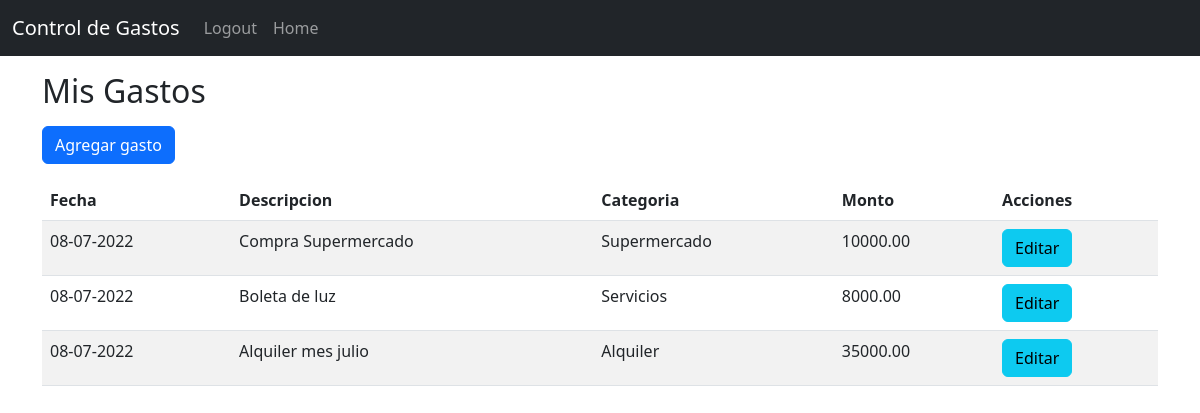
Page / (signed in) on the earlier database version.
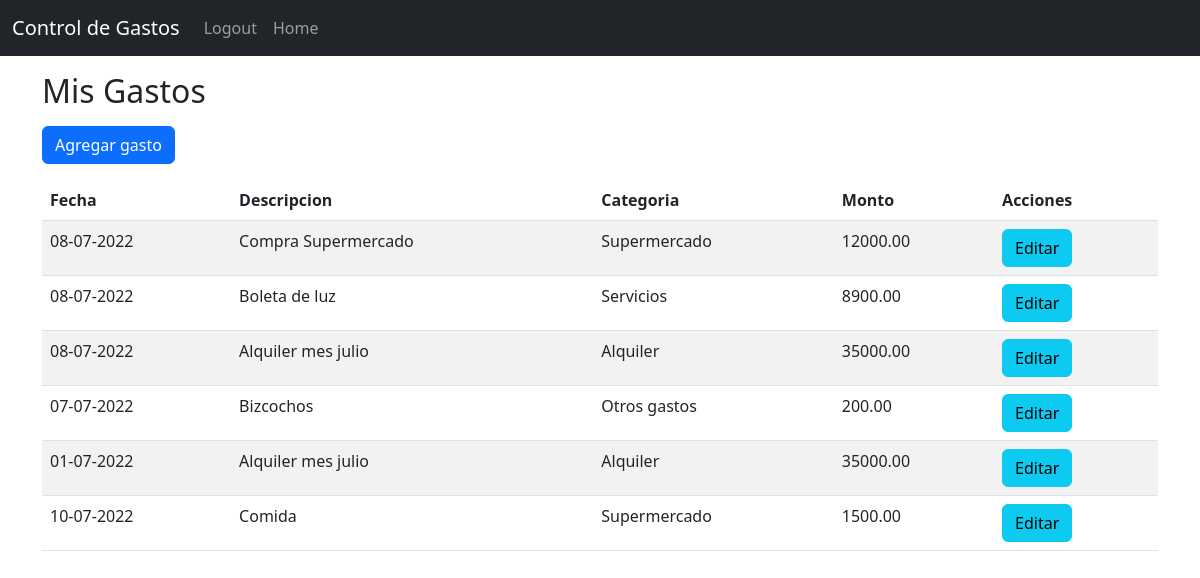
Same page on the later database version.
### website/models.py (models this page shows)
class Spent(db.Model):
    id = db.Column(db.Integer, primary_key=True)
    date = db.Column(db.DateTime(timezone=True), default=func.now())
    description = db.Column(db.String(10000))
    amount = db.Column(db.Numeric(precision=2, scale=None,
                       decimal_return_scale=None, asdecimal=True))
    user_id = db.Column(db.Integer, db.ForeignKey('user.id'), nullable=False)
    category_id = db.Column(db.Integer, db.ForeignKey(
        'category.id'), nullable=False)
    category = db.relationship('Category',
                               backref=db.backref('spents', lazy=True))

class Category(db.Model):
    id = db.Column(db.Integer, primary_key=True)
    description = db.Column(db.String(100))
    def __repr__(self):
        return self.description

### website/views.py (the view)
@views.route('/')
@login_required
def home():
    return render_template('home.html', user=current_user)

### website/__init__.py (called while the page is built)
def create_app():
    app = Flask(__name__)
    app.config['SECRET_KEY'] = getenv("SECRET_KEY")
    app.config['SQLALCHEMY_DATABASE_URI'] = f'sqlite:///{DB_NAME}'
    db.init_app(app)
    csrf.init_app(app)
    from .views import views
    from .auth import auth
    app.register_blueprint(views, url_prefix='/')
    app.register_blueprint(auth, url_prefix='/')
    from .models import User, Spent, Category
    login_manager = LoginManager()
    login_manager.login_view = 'auth.login'
    login_manager.init_app(app)
    @login_manager.user_loader
    def load_user(id):
        return User.query.get(int(id))
    create_database(app)
    return app

### website/templates/home.html (shortened to what this page needs)
{% extends "base.html" %}
{% block content %}
<h2 class="mb-3 mt-3">Mis Gastos</h2>
<a href="{{url_for('views.new')}}" class="btn btn-primary mb-3"
  >Agregar gasto</a
>
<table class="table table-striped">
  <thead>
    <tr>
      <th>Fecha</th>
      <th>Descripcion</th>
      <th>Categoria</th>
      <th>Monto</th>
      <th>Acciones</th>
    </tr>
  </thead>
  <tbody>
    {% for spent in current_user.spents %}
    <tr>
      <td>{{ spent.date.strftime("%d-%m-%Y") }}</td>
      <td>{{ spent.description }}</td>
      <td>{{ spent.category }}</td>
      <td>{{ '%.2f'|format(spent.amount) }}</td>
      <td>
        <a href="/edit/{{spent.id}}" class="btn btn-info">Editar</a>
      </td>
    </tr>
    {% endfor %}
  </tbody>
</table>
{% endblock %}

### website/templates/base.html (shortened to what this page needs)
<!DOCTYPE html>
<html lang="en">
  <head>
    <link
      href="https://cdn.jsdelivr.net/npm/bootstrap@5.2.0-beta1/dist/css/bootstrap.min.css"
      rel="stylesheet"
    />
  </head>
  <body>
    <nav class="navbar navbar-expand-lg navbar-dark bg-dark">
      <div class="container-fluid">
        <a class="navbar-brand" href="/">Control de Gastos</a>
        <div class="collapse navbar-collapse" id="navbarSupportedContent">
          <ul class="navbar-nav me-auto mb-2 mb-lg-0">
            {% if not user.is_authenticated %}
            <li class="nav-item">
              <a class="nav-link" aria-current="page" id="login" href="/login"
                >Login</a
              >
            </li>
            <li class="nav-item">
              <a class="nav-link" id="signUp" href="/sign-up">Sign Up</a>
            </li>
            {% else %}
            <li class="nav-item">
              <a class="nav-link" id="logout" href="/logout">Logout</a>
            </li>
            <li class="nav-item">
              <a class="nav-link" id="home" href="/">Home</a>
            </li>
            {% endif %}
          </ul>
        </div>
      </div>
    </nav>
    <div class="container">{% block content %} {% endblock %}</div>
  </body>
</html>

Differences in the rows shown:
changed Spent "Compra Supermercado": amount "10000.00" → "12000.00"
changed Spent "Boleta de luz": amount "8000.00" → "8900.00"
added Spent: date "07-07-2022", description "Bizcochos", category "Otros gastos", amount "200.00"
added Spent: date "01-07-2022", description "Alquiler mes julio", category "Alquiler", amount "35000.00"
added Spent: date "10-07-2022", description "Comida", category "Supermercado", amount "1500.00"
